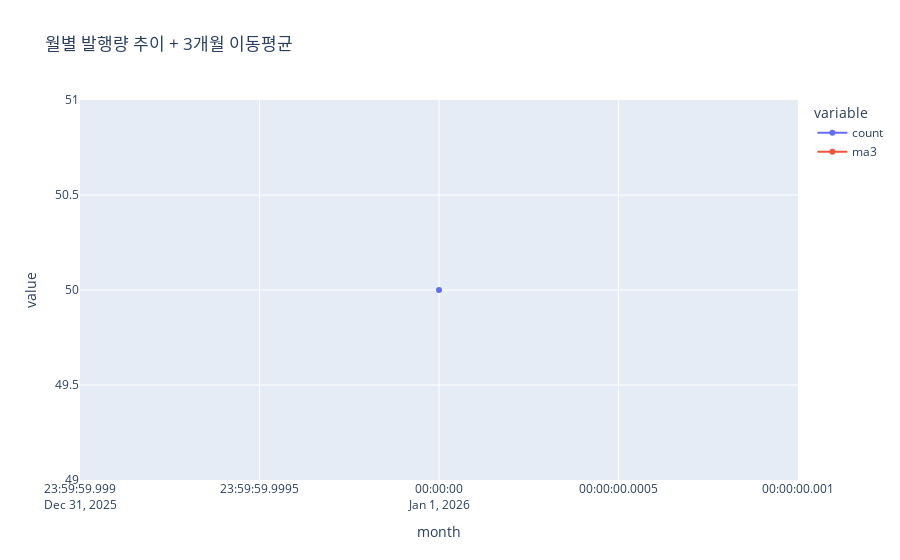

Notebook code cell kept with this figure:
### Code cell
m = df.groupby("month").size().reset_index(name="count").sort_values("month")
m["ma3"] = m["count"].rolling(3).mean()

fig = px.line(m, x="month", y=["count", "ma3"], markers=True,
              title="월별 발행량 추이 + 3개월 이동평균")
fig.show()

### Figure 1 — Plotly figure (JSON) as saved in the notebook; plotly's stock layout.template omitted (floating-point values rounded to 4 significant figures)
{"data": [{"hovertemplate": "variable=count<br>month=%{x}<br>value=%{y}<extra></extra>", "legendgroup": "count", "line": {"color": "#636efa", "dash": "solid"}, "marker": {"symbol": "circle"}, "mode": "lines+markers", "name": "count", "orientation": "v", "showlegend": true, "type": "scatter", "x": ["2026-01-01T00:00:00"], "xaxis": "x", "y": [50], "yaxis": "y"}, {"hovertemplate": "variable=ma3<br>month=%{x}<br>value=%{y}<extra></extra>", "legendgroup": "ma3", "line": {"color": "#EF553B", "dash": "solid"}, "marker": {"symbol": "circle"}, "mode": "lines+markers", "name": "ma3", "orientation": "v", "showlegend": true, "type": "scatter", "x": ["2026-01-01T00:00:00"], "xaxis": "x", "y": [null], "yaxis": "y"}], "layout": {"legend": {"title": {"text": "variable"}, "tracegroupgap": 0}, "title": {"text": "월별 발행량 추이 + 3개월 이동평균"}, "xaxis": {"anchor": "y", "domain": [0, 1], "title": {"text": "month"}}, "yaxis": {"anchor": "x", "domain": [0, 1], "title": {"text": "value"}}}}
